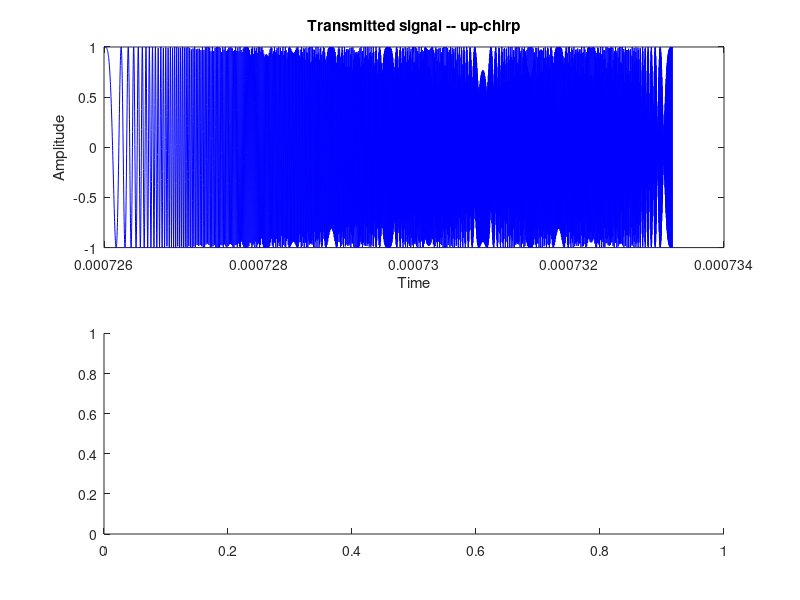

MATLAB code to generate this figure: (Note: this script raises an error after producing the figure.)
clc
clear all
close all
%%
fc = 77e9;
c = 3e8;
lambda = c/fc;

%%
% The sweep time can be computed based on the time needed for the signal to
% travel the unambiguous maximum range. In general, for an FMCW radar
% system, the sweep time should be at least 5 to 6 times the round trip
% time. This example uses a factor of 5.5.

range_max = 200;
tau=2*range_max/c;
tm = 5.5*tau;

%%
% The sweep bandwidth can be determined according to the range resolution
% and the sweep slope is calculated using both sweep bandwidth and sweep
% time.

range_res = 0.5;
bw = c/(2*range_res);
sweep_slope = bw/tm;

% In this example, the beat frequency corresponding to the maximum range is
% given by

fr_max=2*range_max*sweep_slope/c;

%%
% In addition, the maximum speed of a traveling car is about 230 km/h.
% Hence the maximum Doppler shift and the maximum beat frequency can be
% computed as

v_max = 230*1000/3600;
fd_max = 2*v_max/lambda;

fb_max = fr_max+fd_max;


%%
% This example adopts a sample rate of the larger of twice the maximum beat
% frequency and the bandwidth.

fs = 2*max(fb_max,bw);

%%

% System parameters                     Value
% --------------------------------------------
% Operating frequency (GHz)  [fc]         77
% Maximum target range (m)   [rang_max]   200
% Range resolution (m)       [range_res]  0.5
% Maximum target speed (km/h)[v_max]      230
% Sweep time (microseconds)  [tm]         7.33
% Sweep bandwidth (MHz)      [bw]         300
% Maximum beat frequency (MHz) [fb_max]   27.30
% Sample rate (MHz)          [fs]         300


%% *****   Target  ******* %
Range = [0 80 160 60 110];
Vel = [0 10 70 30 15]./3.6;
%Target 1
InitialRange_1 = Range(1);
TarVel_1 = Vel(1);
freD_1=2.*TarVel_1/lambda;
%Target 2
InitialRange_2 = Range(2);
TarVel_2 = Vel(2);
freD_2=2.*TarVel_2/lambda;
%Target 3
InitialRange_3 = Range(3);
TarVel_3 = Vel(3);
freD_3=2.*TarVel_3/lambda;
%Target 4
InitialRange_4 = Range(4);
TarVel_4 = Vel(4);
freD_4=2.*TarVel_4/lambda;
%Target 5
InitialRange_5 = Range(5);
TarVel_5 = Vel(5);
freD_5=2.*TarVel_5/lambda;
%% FMCW waveforms
Nchirp = 100;
singleT = 0: 1/fs : (tm-1/fs);

NFFT = 2048;
%% *****   Up-chirp  ******* %
Matrix=[]; Matrix1=[]; Matrix2=[];
coef = 2*pi*sweep_slope*tm;

for n=1:Nchirp
    t = singleT + (n-1)*tm;
    % Target 1
    delRange_1 = TarVel_1*(n-1)*tm;
    delay_1 = 2*(InitialRange_1 +delRange_1)/c;
     % Target 2
    delRange_2 = TarVel_2*(n-1)*tm;
    delay_2 = 2*(InitialRange_2 +delRange_2)/c;
    % Target 3
    delRange_3 = TarVel_3*(n-1)*tm;
    delay_3 = 2*(InitialRange_3 +delRange_3)/c;
     % Target 4
    delRange_4 = TarVel_4*(n-1)*tm;
    delay_4 = 2*(InitialRange_4 +delRange_4)/c;
     % Target 5
    delRange_5 = TarVel_5*(n-1)*tm;
    delay_5 = 2*(InitialRange_5 +delRange_5)/c;
    % Transmitted signal
    phaseT = pi*sweep_slope.*t.^2 - (n-1)*coef.*t;
    Tx_up = exp (1i * phaseT);
    
    % Returned signal
    % Target 1
    phaseR_1 = pi*sweep_slope.*t.^2 + 2*pi*freD_1.*t - 2*pi*sweep_slope*delay_1.*t...
        -(n-1)*coef.*t;
    Rx_up_1 = exp (1i * phaseR_1);
     % Target 2
    phaseR_2 = pi*sweep_slope.*t.^2 + 2*pi*freD_2.*t - 2*pi*sweep_slope*delay_2.*t...
        -(n-1)*coef.*t;
    Rx_up_2 = exp (1i * phaseR_2);
      % Target 3
    phaseR_3 = pi*sweep_slope.*t.^2 + 2*pi*freD_3.*t - 2*pi*sweep_slope*delay_3.*t...
        -(n-1)*coef.*t;
    Rx_up_3 = exp (1i * phaseR_3);
     % Target 4
    phaseR_4 = pi*sweep_slope.*t.^2 + 2*pi*freD_4.*t - 2*pi*sweep_slope*delay_4.*t...
        -(n-1)*coef.*t;
    Rx_up_4 = exp (1i * phaseR_4);
     % Target 5
    phaseR_5 = pi*sweep_slope.*t.^2 + 2*pi*freD_5.*t - 2*pi*sweep_slope*delay_5.*t...
        -(n-1)*coef.*t;
    Rx_up_5 = exp (1i * phaseR_5);
    
    Rx_up = Rx_up_1 + Rx_up_2 + Rx_up_3 + Rx_up_4 + Rx_up_5;
   % IF signal
    IF = Tx_up.*conj(Rx_up);
    Matrix(:,n) = IF;
    Matrix1(:,n) = fft(IF,NFFT);
end

%% Second FFT
for k=1:NFFT
     Matrix2(k,:)=fftshift( fft( Matrix1(k,:)) );
 end


%% Waveform plot   
 figure(1)  % Transmitted signal
 subplot(2,1,1);
 plot(t,real(Tx_up),'b'); % transmitted signal - time
 xlabel("Time");
 ylabel("Amplitude");
 title("Transmitted signal -- up-chirp"); 
 subplot(2,1,2); % spectrogram
 spectrogram(Tx_up,256,250,256,fs,'yaxis');

 figure(2) % Returned signal
 subplot(2,1,1);
 plot(t,real(Rx_up_5),'b'); % received signal - time
 xlabel("Time");
 ylabel("Amplitude");
 title("Reveive signal -- up-chirp"); 
 subplot(2,1,2); % spectrogram
 spectrogram(Rx_up_5,256,250,256,fs,'yaxis');

 figure(3) % IF signal
 subplot(2,1,1);
 plot(t,real(IF),'b'); % time
 xlabel("Time");
 ylabel("Amplitude");
 title("IF signal"); 
 subplot(2,1,2); % spectrogram
 spectrogram(IF,256,250,256,fs,'yaxis');
 
 %% *********   Range-Doppler plot   ***********%%
 % range vector
 freqR=(1:NFFT).* fs/NFFT;
 rangeAxis = freqR*c/(2*sweep_slope);
 
 % velocity vector
 fm=1/tm;
 dfm=fm/Nchirp;
 freqV=(0:dfm : (fm-dfm))-(fm/2);
 velAxis= freqV * (lambda/2);
 
 figure
 s = surf(-velAxis ,rangeAxis , 10.*log10(squeeze(abs(Matrix2))) )
 ylim([0 range_max])
 xlabel("Velocity of Targets (m/s)");
 ylabel("Range of Targets (m)");
 zlabel("Amplitude")
 s.EdgeColor = 'none'
 colormap default
 